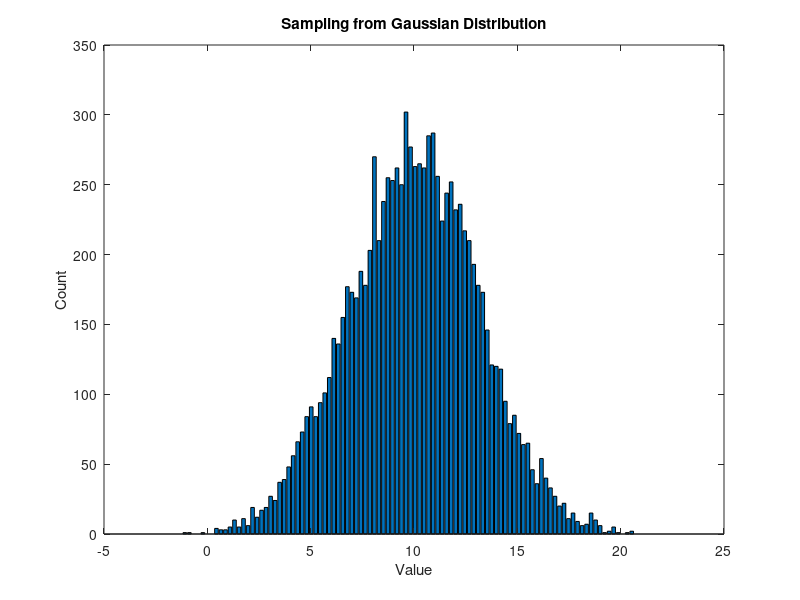

Here is the MATLAB script that generated this plot:
mu = 10;
sigma = sqrt(10);
num_samples = 10000;

x1 = mu + sigma * randn(1, num_samples);

bin = 100;
[counts, bin_centers] = hist(x1, bin);

bar(bin_centers, counts);
xlabel('Value');
ylabel('Count');
title('Sampling from Gaussian Distribution');

